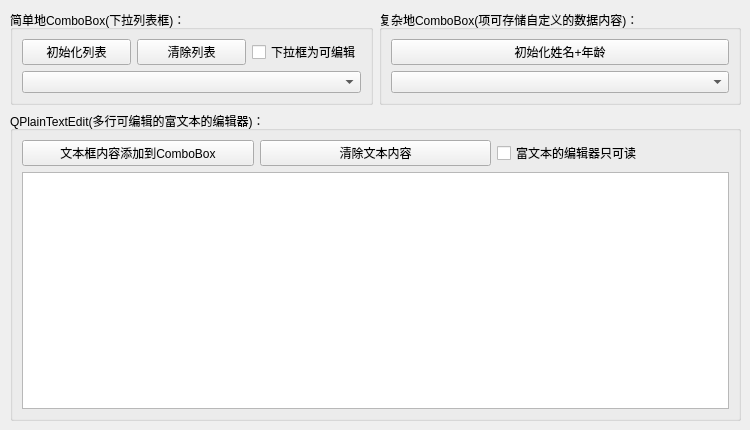
<?xml version="1.0" encoding="UTF-8"?>
<ui version="4.0">
 <class>ExQComboBox</class>
 <widget class="QWidget" name="ExQComboBox">
  <property name="geometry">
   <rect>
    <x>0</x>
    <y>0</y>
    <width>750</width>
    <height>430</height>
   </rect>
  </property>
  <property name="windowTitle">
   <string>ExQComboBox</string>
  </property>
  <widget class="QWidget" name="widget" native="true">
   <property name="geometry">
    <rect>
     <x>10</x>
     <y>10</y>
     <width>731</width>
     <height>411</height>
    </rect>
   </property>
   <layout class="QGridLayout" name="gridLayout_3">
    <item row="0" column="0">
     <widget class="QGroupBox" name="groupBox">
      <property name="title">
       <string>简单地ComboBox(下拉列表框)：</string>
      </property>
      <layout class="QGridLayout" name="gridLayout">
       <item row="0" column="2">
        <widget class="QCheckBox" name="cbxComboIsEdit">
         <property name="text">
          <string>下拉框为可编辑</string>
         </property>
        </widget>
       </item>
       <item row="1" column="0" colspan="3">
        <widget class="QComboBox" name="comboBoxLeft"/>
       </item>
       <item row="0" column="0">
        <widget class="QPushButton" name="btnComboInit">
         <property name="text">
          <string>初始化列表</string>
         </property>
        </widget>
       </item>
       <item row="0" column="1">
        <widget class="QPushButton" name="btnComboClear">
         <property name="text">
          <string>清除列表</string>
         </property>
        </widget>
       </item>
      </layout>
     </widget>
    </item>
    <item row="0" column="1">
     <widget class="QGroupBox" name="groupBox_2">
      <property name="title">
       <string>复杂地ComboBox(项可存储自定义的数据内容)：</string>
      </property>
      <layout class="QGridLayout" name="gridLayout_2">
       <item row="0" column="0">
        <widget class="QPushButton" name="btnInitNameAge">
         <property name="text">
          <string>初始化姓名+年龄</string>
         </property>
        </widget>
       </item>
       <item row="1" column="0">
        <widget class="QComboBox" name="comboBoxRight"/>
       </item>
      </layout>
     </widget>
    </item>
    <item row="1" column="0" colspan="2">
     <widget class="QGroupBox" name="groupBox_3">
      <property name="title">
       <string>QPlainTextEdit(多行可编辑的富文本的编辑器)：</string>
      </property>
      <layout class="QGridLayout" name="gridLayout_4">
       <item row="0" column="0">
        <widget class="QPushButton" name="btnPlainTxtAdd">
         <property name="text">
          <string>文本框内容添加到ComboBox</string>
         </property>
        </widget>
       </item>
       <item row="0" column="1">
        <widget class="QPushButton" name="btnPlainTxtClear">
         <property name="text">
          <string>清除文本内容</string>
         </property>
        </widget>
       </item>
       <item row="0" column="2">
        <widget class="QCheckBox" name="cbxPlainTxtOnlyRead">
         <property name="text">
          <string>富文本的编辑器只可读</string>
         </property>
        </widget>
       </item>
       <item row="1" column="0" colspan="3">
        <widget class="QPlainTextEdit" name="plainTextEdit"/>
       </item>
      </layout>
     </widget>
    </item>
   </layout>
  </widget>
 </widget>
 <resources/>
 <connections/>
</ui>
